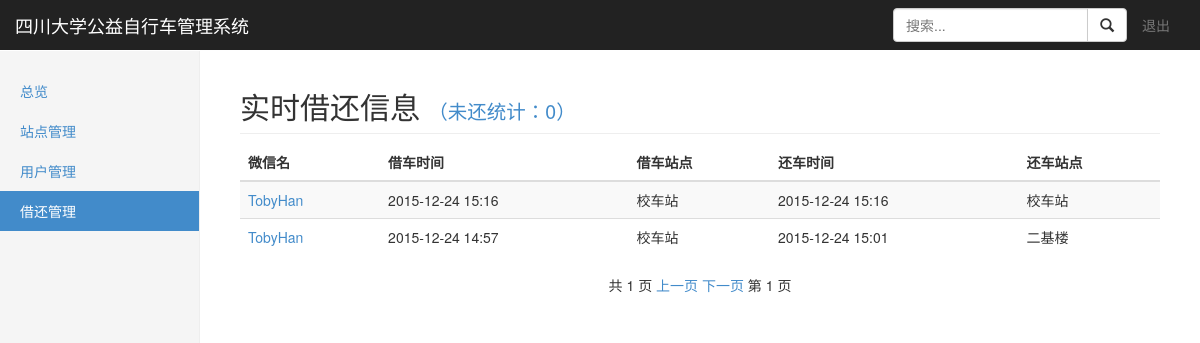
/lend.php (signed in), run on the app's committed database.
### tables this page shows
CREATE TABLE IF NOT EXISTS `bike_lend` (
  `id` int(10) NOT NULL AUTO_INCREMENT,
  `userId` int(10) DEFAULT NULL COMMENT '借车人的user_id',
  `lendCreateAt` int(10) DEFAULT NULL COMMENT '借车时间,采用标准时间戳保存',
  `lendStationId` int(10) DEFAULT NULL COMMENT '借车站点id',
  `returnStationId` int(10) DEFAULT NULL COMMENT '还车站点id',
  `returnCreateAt` int(10) DEFAULT NULL COMMENT '还车时间',
  `status` tinyint(2) DEFAULT NULL COMMENT '订单状态,0为借出未还,1为已还',
  `updateCreateAt` int(10) DEFAULT NULL COMMENT '最后更新时间',
  PRIMARY KEY (`id`),
  KEY `index` (`userId`,`lendCreateAt`,`lendStationId`,`returnStationId`,`returnCreateAt`,`status`) USING BTREE
);

CREATE TABLE IF NOT EXISTS `bike_user` (
  `id` int(10) NOT NULL AUTO_INCREMENT COMMENT '用户id',
  `wechatName` char(32) DEFAULT NULL COMMENT '微信名',
  `wechatId` char(128) DEFAULT NULL COMMENT '微信唯一id',
  `createAt` int(10) DEFAULT NULL COMMENT '注册时间，采用标准时间戳保存',
  `gender` tinyint(4) DEFAULT NULL COMMENT '用户的性别，值为1时是男性，值为2时是女性，值为0时是未知',
  `headImgUrl` char(255) DEFAULT NULL,
  PRIMARY KEY (`id`),
  UNIQUE KEY `index` (`wechatId`) USING BTREE,
  KEY `time` (`createAt`)
);

CREATE TABLE IF NOT EXISTS `bike_station` (
  `id` int(10) NOT NULL AUTO_INCREMENT,
  `number` int(11) DEFAULT NULL COMMENT '站台可借自行车数量',
  `name` char(32) DEFAULT '' COMMENT '站台名',
  `x` char(32) DEFAULT NULL COMMENT '站点x坐标',
  `y` char(32) DEFAULT NULL COMMENT '站点y坐标',
  `initNumber` int(11) DEFAULT NULL COMMENT '站点初始车辆',
  PRIMARY KEY (`id`),
  KEY `number` (`number`)
);

### conn.php (called while the page is built, shortened)
<?php
 $siteName="四川大学公益自行车管理系统";
?>

### lend.php (the view, shortened to what this page needs)
<?php
include("conn.php");
  $sql="SELECT COUNT(*) AS count FROM `bike_lend`";
  $query=mysql_query($sql);
  if($rs=mysql_fetch_array($query)){
  $countLend=$rs[0];
  }else{
  $countLend=0;
  }
  $sql="SELECT COUNT(*) AS count FROM `bike_lend` where returnStationId!=0";
  $query=mysql_query($sql);
  if($rs=mysql_fetch_array($query)){
  $countReturn=$rs[0];
  }else{
  $countReturn=0;
  }
  $countNoReturn=$countLend-$countReturn;
                  if(isset($_GET['p'])){
                  $p=$_GET['p'];
                }else{
                  $p=1;
                }
                if(isset($_GET['pagesize'])){
                  $pagesize=$_GET['pagesize'];
                }else{$pagesize=10;}
                $start=($p-1)*$pagesize;
                if(isset($_GET['person'])){
  $person=$_GET['person'];
  $sql="select * from `bike_lend` where userId=$person order by id desc limit $start,$pagesize";
}
               else if(isset($_GET['status'])){
                  $status=$_GET['status'];
                  $sql="select * from `bike_lend` where status=$status order by id desc limit $start,$pagesize";
                  }else{
                   $sql="select * from `bike_lend` order by id desc limit $start,$pagesize";
                  }
                  $query=mysql_query($sql);
if(isset($_GET['person'])){
  $sql="select * from `bike_lend` where userId=$person";
  $personQuery=mysql_query($sql);
$num=mysql_num_rows($personQuery);
}
             else if(isset($_GET['status'])){
                $sql="select * from `bike_lend` where status=$status";
                $pageQuery=mysql_query($sql);
                $num=mysql_num_rows($pageQuery);
              }
              else{
                $sql="select * from `bike_lend`";
              $pageQuery=mysql_query($sql);
              $num=mysql_num_rows($pageQuery);
            }
              $pagecount=(($num%$pagesize)==0)?($num/$pagesize):(int)($num/$pagesize+1);
               $prevStatus=false;
               $nextStatus=false;
              if($p>1 && $p<=$pagecount){
             $prevStatus=true;
              }else{
            $prevStatus=false;
              }
              if($p>0 && $p<$pagecount){
                $nextStatus=true;
              }else{
                $nextStatus=false;
              }
?>
<!DOCTYPE html>
<html lang="en">
  <head>
    <link href="css/bootstrap.min.css" rel="stylesheet">
    <link href="css/style.css" rel="stylesheet">
  </head>
  <body>
    <nav class="navbar navbar-inverse navbar-fixed-top" role="navigation">
      <div class="container-fluid">
        <div class="navbar-header">
          <a class="navbar-brand" href="./index.php"><?php echo $siteName; ?></a>
        </div>
        <div id="navbar" class="navbar-collapse collapse">
          <ul class="nav navbar-nav navbar-right">
            <li><a href="./logout.php">退出</a></li>
          </ul>
          <form action="user.php" method="get" class="navbar-form navbar-right">
            <div class="input-group">
               <input type="text" name="keys" class="form-control" placeholder="搜索...">
               <span class="input-group-btn">
                  <button class="btn btn-default" type="submit" name="subs"><span class="glyphicon glyphicon-search"></span></button>
               </span>
            </div>
          </form>
        </div>
      </div>
    </nav>
    <div class="container-fluid">
      <div class="row">
        <div class="col-sm-3 col-md-2 sidebar">
          <ul class="nav nav-sidebar">
            <li><a href="./index.php">总览</a></li>
            <li><a href="./station.php">站点管理</a></li>
            <li><a href="./user.php">用户管理</a></li>
            <li class="active"><a href="./lend.php">借还管理</a></li>
          </ul>
        </div>
        <div class="col-sm-9 col-sm-offset-3 col-md-10 col-md-offset-2 main">
          <h2 class="sub-header"><?php if(isset($_GET['status'])){echo '未还统计';}else if(isset($_GET['person'])){echo '个人借还信息';}else{echo '实时借还信息';} ?><small><?php if(isset($_GET['status'])){ echo "（".$countNoReturn."）";}else{;} ?></small>
            <small><a href="./lend.php?status=0"><?php if(isset($_GET['status'])){;}else if(isset($_GET['person'])){;}else{echo "（未还统计：".$countNoReturn."）";} ?></a></small></h2>
          <div class="table-responsive">
            <table class="table table-striped">
              <thead>
                <tr><?php if($pagecount==0){;}else{ ?>
                  <th>微信名</th>
                  <th>借车时间</th>
                  <th>借车站点</th>
                  <th>还车时间</th>
                  <th>还车站点</th>
                  <?php } ?>
                </tr>
              </thead>
              <tbody>
                <?php
                  while($rs=mysql_fetch_array($query)){
                  $userId=$rs['userId'];
                  $sql="select * from `bike_user` where id=$userId";
                  $userQuery=mysql_query($sql);
                  $rsUser=mysql_fetch_array($userQuery);
                  $lendStationId=$rs['lendStationId'];
                  $sql="select * from `bike_station` where id=$lendStationId";
                  $lendStationQuery=mysql_query($sql);
                  $rsLendStation=mysql_fetch_array($lendStationQuery);
                  $returnStationId=$rs['returnStationId'];
                  $sql="select * from `bike_station` where id=$returnStationId";
                  $returnStationQuery=mysql_query($sql);
                  $rsReturnStation=mysql_fetch_array($returnStationQuery);
                ?>
                <tr>
                  <td><a href="./user.php?id=<?php echo $userId ?>"><?php echo $rsUser['wechatName']; ?></a></td>
                  <td><?php $lendDates=$rs['lendCreateAt']; echo date("Y-m-d H:i",$lendDates); ?></td>
                  <td><?php echo $rsLendStation['name']; ?></td>
                  <td><?php $returnDates=$rs['returnCreateAt'];
                  $changeDates=date("Y-m-d H:i",$returnDates);
                  if($returnDates==0){echo "未还";}else{ echo $changeDates; } ?></td>
                  <td><?php if($rs['returnStationId']==NULL){echo "未还";}else{ echo $rsReturnStation['name'];} ?></td>
                </tr>
                <?php
                  }
                ?>
              </tbody>
            </table>
            <div style="text-align:center"><h4><?php if($pagecount==0){echo "该用户没有借还信息！";} ?></h4>
            <div style="text-align:center"><?php if($pagecount==0){;}else{echo "共 ".$pagecount." 页";} ?>
  <a href="<?php if($prevStatus){ if(isset($_GET['status'])){echo "./lend.php?status=0&p=".($p-1);}
                                  else{echo "./lend.php?p=".($p-1);}}
                 else{echo '#';} ?>"><?php if($pagecount==0){;}else{echo "上一页";} ?></a>
  <a href="<?php if($nextStatus){ if(isset($_GET['status'])){echo "./lend.php?status=0&p=".($p+1);}
                                  else{echo "./lend.php?p=".($p+1);}}
                 else{echo '#';} ?>"><?php if($pagecount==0){;}else{echo "下一页";} ?></a> <?php if($pagecount==0){;}else{echo "第 ".$p." 页";} ?></div>
          </div>
        </div>
      </div>
    </div>
  </body>
</html>

### css/style.css (style rules this page uses)
body { padding-top: 50px; }
.sub-header { padding-bottom: 10px; border-bottom: 1px solid #eee; }
.navbar-fixed-top { border: 0; }
.sidebar { display: none; }
@media (min-width: 768px) { .sidebar { position: fixed; top: 51px; bottom: 0; left: 0; z-index: 1000; display: block; padding: 20px; overflow-x: hidden; overflow-y: auto; background-color: #f5f5f5; border-right: 1px solid #eee; } }
.nav-sidebar { margin-right: -21px; margin-bottom: 20px; margin-left: -20px; }
.nav-sidebar > li > a { padding-right: 20px; padding-left: 20px; }
.nav-sidebar > .active > a, .nav-sidebar > .active > a:hover, .nav-sidebar > .active > a:focus { color: #fff; background-color: #428bca; }
.main { padding: 20px; }
@media (min-width: 768px) { .main { padding-right: 40px; padding-left: 40px; } }

### data on the page
bike_lend: bike_user.wechatName "TobyHan", lendCreateAt "2015-12-24 15:16", bike_station.name "校车站", returnCreateAt "2015-12-24 15:16"
bike_lend: bike_user.wechatName "TobyHan", lendCreateAt "2015-12-24 14:57", bike_station.name "校车站", returnCreateAt "2015-12-24 15:01", bike_station.name "二基楼"

### other printed values
$siteName "四川大学公益自行车管理系统"
$countNoReturn "0"
$pagecount "1"
$p "1"
